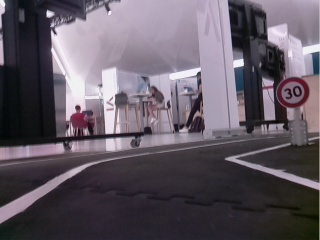
#> input picture TrafficSignImages/image_1625758638.9239624.jpg, 320 x 240 px, given in place of the camera
$ python imageCapture.py
#> lines starting #> are read from the running program, lines starting #| are printed output that depends on the picture; after the words box and inside, x2 and y2 are one past the last pixel; in counts of white or black regions, pixels touching at a corner belong together
import sys
import time
import cv2
import numpy as np

sys.path.append(r'/opt/ezblock')
from picarx import dir_servo_angle_calibration, set_dir_servo_angle
from picarx import camera_servo1_angle_calibration, camera_servo2_angle_calibration
from picarx import set_camera_servo1_angle, set_camera_servo2_angle


def frameCap():
    global cap
    ret, frame = cap.read()
#> frame is the input picture: shape (240, 320, 3); mean B, G, R 99.1, 88.9, 97.4
    return frame

def imgPreprocess(image):
    image = cv2.cvtColor(image, cv2.COLOR_BGR2GRAY)
    height, _ = image.shape
#> height = 240
    image = image[int(height/2):,:]  # remove top half of the image, as it is not relavant for lane following
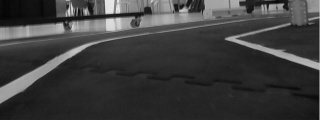
#> image: shape (120, 320); min 4, max 238, mean 61.4
    _, image = cv2.threshold(image, 0, 255, cv2.THRESH_BINARY+cv2.THRESH_OTSU)
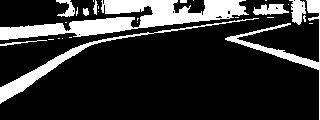
#> image: shape (120, 320); 19.1% white; 28 white regions (18 under 20 px), largest, box (x1, y1, x2, y2) and area: (0, 0, 249, 40) 4058, (0, 18, 259, 104) 1331, (225, 0, 320, 120) 1028
    # image = image / 255                # normalizing the pixel values
    return image

if __name__ == "__main__":
    dir_servo_angle_calibration(3.35)
    camera_servo1_angle_calibration(-6)
    camera_servo2_angle_calibration(5)

    set_dir_servo_angle(0)
    set_camera_servo1_angle(0)
    set_camera_servo2_angle(0)

    cap = cv2.VideoCapture(0)

    oImg = frameCap()
    cv2.imwrite("../Data/capture.png", oImg)
    print("Saved capture to Data/capture.png")

    start_t = time.time_ns()
    pImg = imgPreprocess(oImg)
    pImg = cv2.resize(pImg, (320, 120))
    xImg = np.expand_dims(pImg, axis=0).astype('float32')
    total_t = time.time_ns() - start_t

    print("Preprocessing took {} ns".format(total_t))

    cv2.imwrite("../Data/preproc_capture.png", pImg)
    print("Saved preprocessed capture to Data/capture.png")

$ run again, on TrafficSignImages/image_1625758655.5502768.jpg
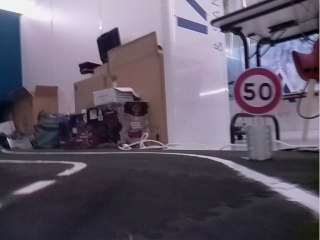
#> input picture TrafficSignImages/image_1625758655.5502768.jpg, 320 x 240 px, given in place of the camera
#> in frameCap, frame is the input picture: shape (240, 320, 3); mean B, G, R 105.1, 90.7, 98.6
#> in imgPreprocess, `image = image[int(height/2):,:]`:
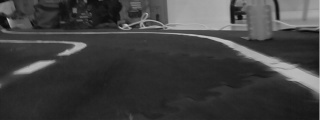
#> image: shape (120, 320); min 8, max 195, mean 63.7
#> in imgPreprocess, `_, image = cv2.threshold(image, 0, 255, cv2.THRESH_BINARY+cv2.THRESH_O..`:
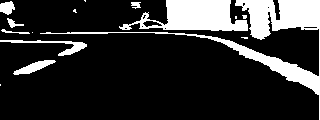
#> image: shape (120, 320); 18.6% white; 15 white regions (7 under 20 px), largest, box (x1, y1, x2, y2) and area: (40, 0, 320, 120) 3800, (119, 0, 248, 31) 2342, (0, 40, 87, 56) 350
